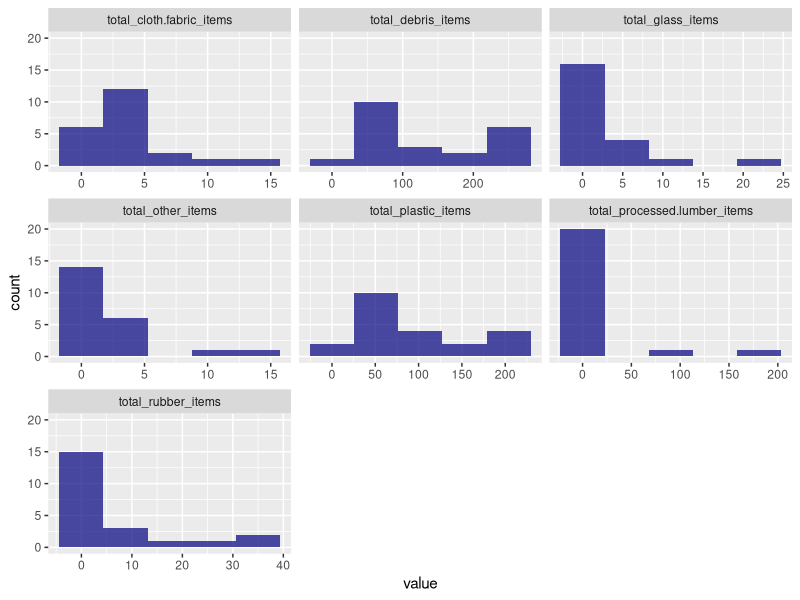
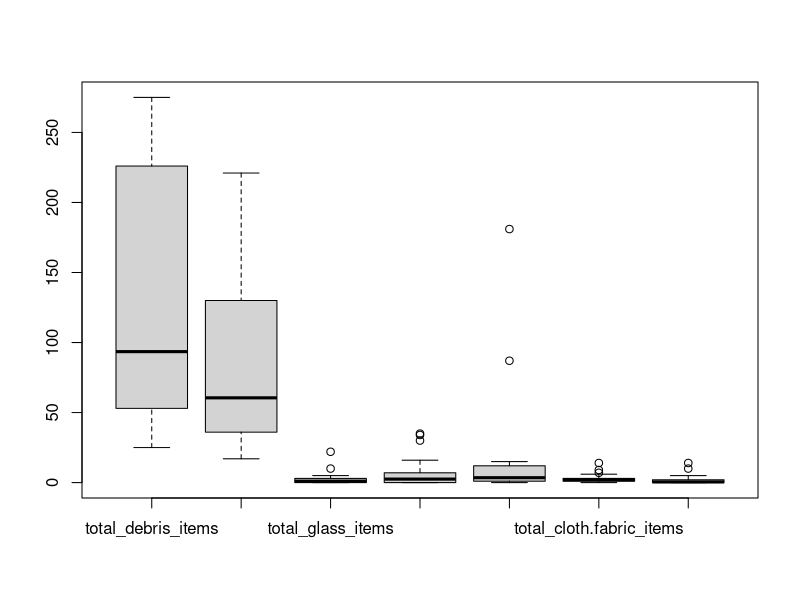
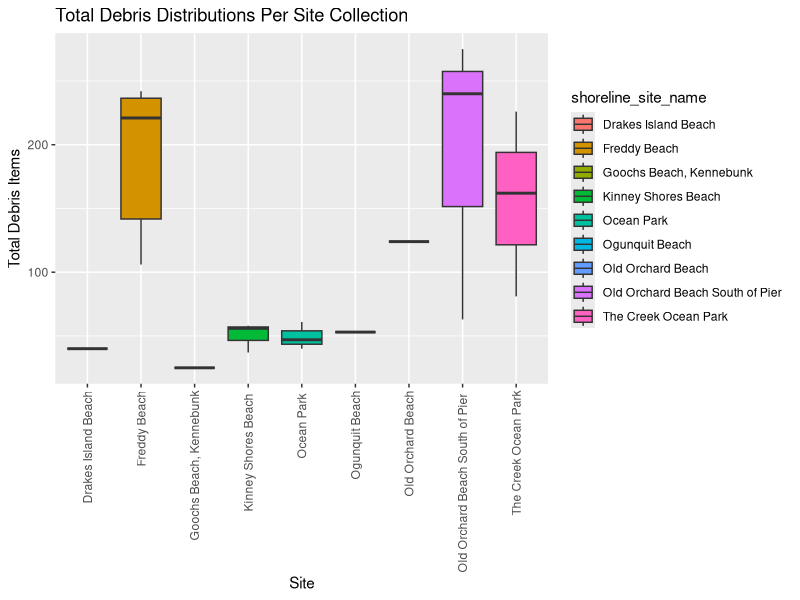
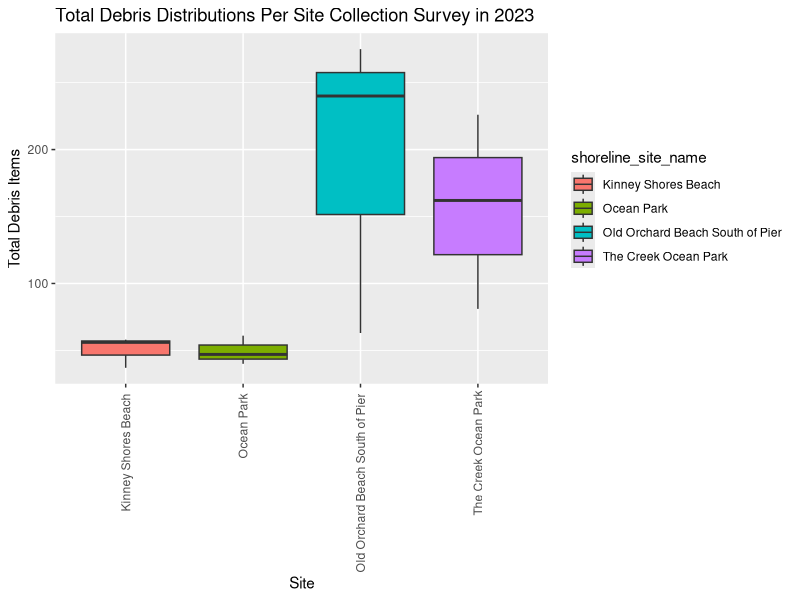
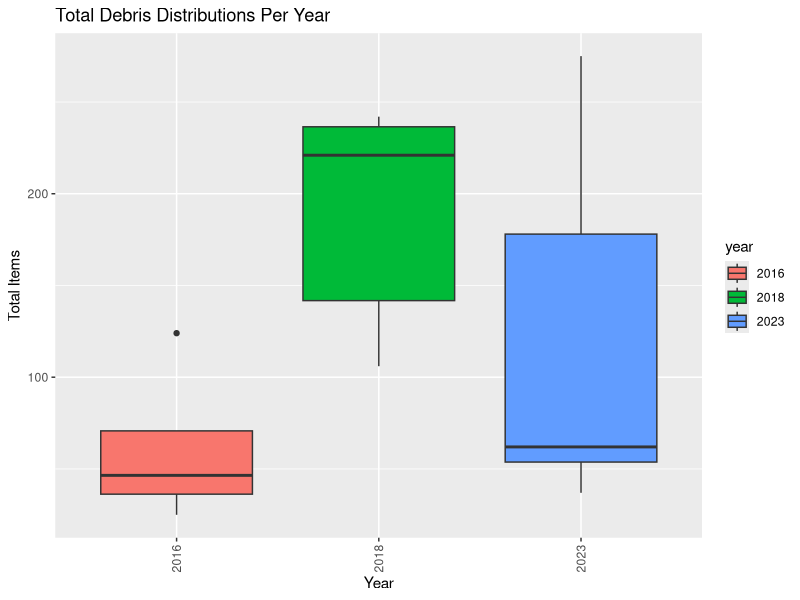
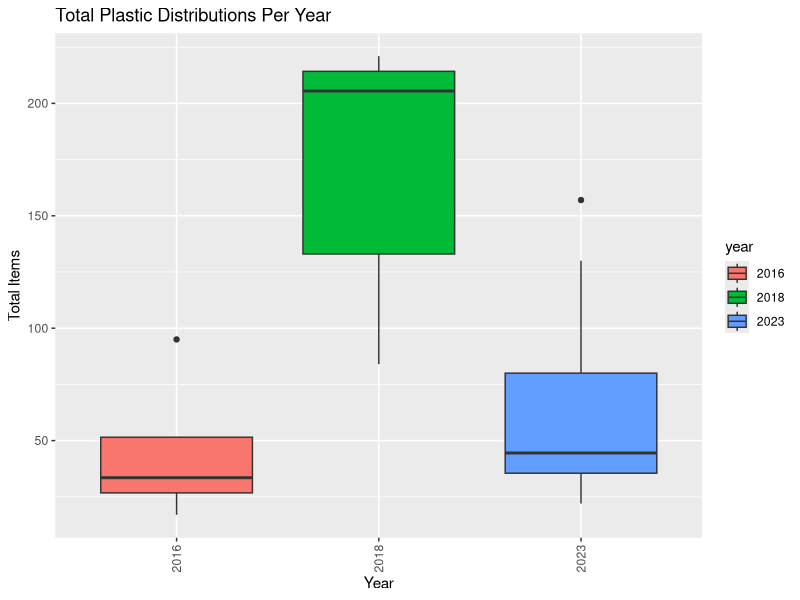
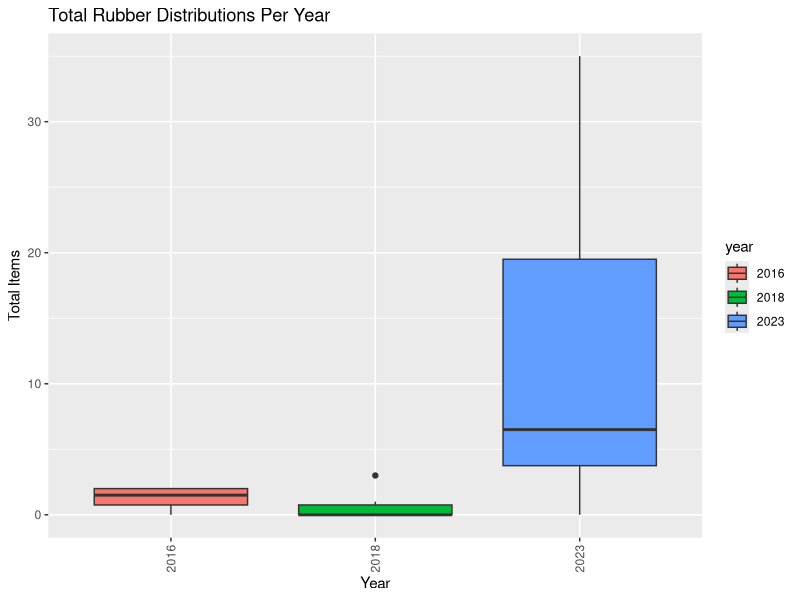
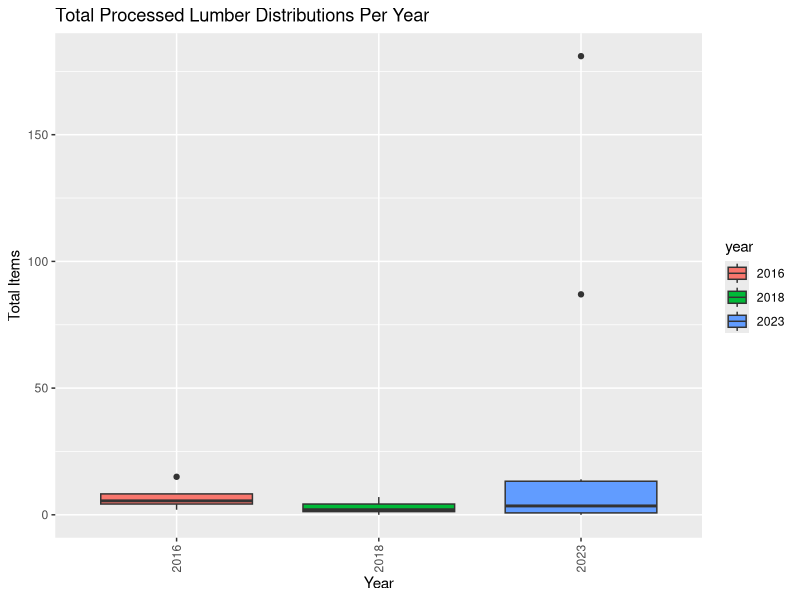

R code for these plots, in order:
## ---- chunk 1
debris_df = read.csv("data/debris_data.csv")

totals_cols <- c(
  "total_debris_items",
  "total_plastic_items",
  "total_glass_items",
  "total_rubber_items",
  "total_processed.lumber_items",
  "total_cloth.fabric_items",
  "total_other_items"
  
)

numeric_columns <- c(
  "total_debris_items",
  "total_plastic_items",
  "total_glass_items",
  "total_rubber_items",
  "total_processed.lumber_items",
  "total_cloth.fabric_items",
  "total_other_items",
  "plastic.fragments.film",
  "plastic.fragments.foamed",
  "plastic.fragments.hard", 
  "plastic.bags",
  "plastic.beverage.bottles",
  "plastic.bottle.or.container.caps", 
  "plastic.cups",
  "plastic.food.wrappers",
  "plastic.other.jugs.or.containers", 
  "plastic.straws",
  "plastic.utensils",
  "plastic.6.pack.rings", 
  "plastic.cigar.tips",
  "plastic.cigarettes",
  "plastic.disposable.cigarette.lighters", 
  "plastic.buoys.and.floats",
  "plastic.fishing.lures.and.line", 
  "plastic.rope.and.nets",
  "plastic.balloons",
  "plastic.personal.care.products", 
  "plastic.shotgun.shells.wads",
  "plastic.other", "metal.fragments", 
  "metal.aerosol.cans",
  "metal.aluminum.tin.cans",
  "metal.other", 
  "glass.fragments",
  "glass.beverage.bottles",
  "glass.jars",
  "glass.other",
  "rubber.fragments",
  "rubber.balloons",
  "rubber.flip.flops",
  "rubber.gloves", 
  "rubber.tires",
  "rubber.other",
  "processed.lumber.building.material",
  "processed.lumber.paper.and.cardboard", 
  "processed.lumber.bags",
  "processed.lumber.other",
  "cloth.fabric.fragments", 
  "cloth.fabric.clothing.and.shoes",
  "cloth.fabric.face.masks", 
  "cloth.fabric.gloves",
  "cloth.fabric.rope.and.nets",
  "cloth.fabric.towels.rags", 
  "cloth.fabric.other",
  "other.other",
  "plastic.other.fireworks", 
  "metal.other.construction.material",
  "rubber.other.lobster.claw.rubber.bands",
  "processed.lumber.paper.and.cardboard.fireworks", 
  "other.other.asphalt",
  "other.other.brick",
  "other.other.wax")

debris_df <- debris_df[, sapply(debris_df, class) != "logical"]
debris_df$year <- substr(debris_df$survey_date, 1, 4)

write.csv(debris_df, "cleaned_debris.csv")
## ---- chunk 2
#hist(debris_df[test_cols])
#install.packages("tidyverse")
#install.packages("GGally")

# For ALL DATA
library(tidyr)
library(ggplot2)
ggplot(gather(debris_df[totals_cols]), aes(value)) + 
    geom_histogram(bins = 5, fill="navyblue", alpha=.7) + 
    facet_wrap(~key, scales = 'free_x')

## ---- chunk 3

# FOR ALL DATA
boxplot(debris_df[totals_cols])

## ---- chunk 4
# boxplot of debris totals per site
ggplot(debris_df, aes(x=shoreline_site_name, y=total_debris_items, fill=shoreline_site_name)) + 
  geom_boxplot() +
  scale_x_discrete(guide = guide_axis(angle = 90)) +
  ggtitle("Total Debris Distributions Per Site Collection") +
  ylab("Total Debris Items") +
  xlab("Site")
## ---- chunk 5
# boxplot of debris totals per site
ggplot(subset(debris_df, year == "2023"), aes(x=shoreline_site_name, y=total_debris_items, fill=shoreline_site_name)) + 
  geom_boxplot() +
  scale_x_discrete(guide = guide_axis(angle = 90)) +
  ggtitle("Total Debris Distributions Per Site Collection Survey in 2023") +
  ylab("Total Debris Items") +
  xlab("Site")
## ---- chunk 6
# boxplot of debris totals per year


ggplot(debris_df, aes(x=year, y=total_debris_items, fill=year)) + 
  geom_boxplot() +
  scale_x_discrete(guide = guide_axis(angle = 90)) +
  ggtitle("Total Debris Distributions Per Year") +
  ylab("Total Items") +
  xlab("Year")

ggplot(debris_df, aes(x=year, y=total_plastic_items, fill=year)) + 
  geom_boxplot() +
  scale_x_discrete(guide = guide_axis(angle = 90)) +
  ggtitle("Total Plastic Distributions Per Year") +
  ylab("Total Items") +
  xlab("Year")

ggplot(debris_df, aes(x=year, y=total_rubber_items, fill=year)) + 
  geom_boxplot() +
  scale_x_discrete(guide = guide_axis(angle = 90)) +
  ggtitle("Total Rubber Distributions Per Year") +
  ylab("Total Items") +
  xlab("Year")


ggplot(debris_df, aes(x=year, y=total_processed.lumber_items, fill=year)) + 
  geom_boxplot() +
  scale_x_discrete(guide = guide_axis(angle = 90)) +
  ggtitle("Total Processed Lumber Distributions Per Year") +
  ylab("Total Items") +
  xlab("Year")
## ---- chunk 7
t.test(debris_df[debris_df$year == "2018"]$total_debris_items, debris_df[debris_df$year == "2023"]$total_debris_items)
## ---- chunk 8
# boxplot of debris totals per site vs freddy beach
library("dplyr")
freddy_vs_all_df <- debris_df
freddy_vs_all_df <- freddy_vs_all_df %>%
  mutate(beach = if_else(shoreline_site_name == "Freddy Beach", "Freddy Beach", "Other"))
ggplot(freddy_vs_all_df, aes(x=beach, y=total_debris_items, fill=beach)) + 
  geom_boxplot() +
  scale_x_discrete(guide = guide_axis(angle = 90)) +
  ggtitle("Total Debris Distribution at Freddy Beach vs All Other Sites") +
  ylab("Total Items") +
  xlab("Site")
## ---- chunk 9

# means of the two groups vs each other.
print(mean(freddy_vs_all_df[freddy_vs_all_df$beach == "Freddy Beach"]$total_debris_items))
not_freddy <- subset(freddy_vs_all_df, subset=beach != "Freddy Beach")
print(mean(not_freddy$total_debris_items))


# On Average, there is 11% more debris at Freddy Beach than all other sites.
(124 - 99)/(124 + 99)
## ---- chunk 10
# T test of Freddy beach total debris vs every other location.
# We have a p-value of 1e-6, and a confidence interval of 86 to 162 with the mean sitting at 124 debris pieces.

t.test(debris_df[debris_df$shoreline_site_name == "Freddy Beach"]$total_debris_items, debris_df[debris_df$shoreline_site_name != "Freddy Beach"]$total_debris_items)

## ---- chunk 11
anovatest <- aov(total_debris_items ~ year, data=debris_df)
summary(anovatest)

## ---- chunk 12
trimmed_data <- subset(debris_df, select=c(
  'total_plastic_items',
  'shoreline_site_id',
  'shoreline_site_name',
  'total_glass_items',
  'total_rubber_items',
  'total_processed.lumber_items',
  'total_cloth.fabric_items',
  'total_other_items'))

total_columns <- c('total_plastic_items',
                  'total_glass_items',
                  'total_rubber_items',
                  'total_processed.lumber_items',
                  'total_cloth.fabric_items',
                  'total_other_items')
sum_df <- trimmed_data %>% group_by(shoreline_site_name) %>% summarise_at(total_columns, sum)
sum_df <- sum_df[order(sum_df$total_plastic_items),]
sum_df$shoreline_site_name <- factor(sum_df$shoreline_site_name, levels=rev(c(
  'Freddy Beach', 'Old Orchard Beach South of Pier ', 'The Creek Ocean Park', 'Ocean Park ',
  'Kinney Shores Beach ', 'Old Orchard Beach', 'Ogunquit Beach', 'Drakes Island Beach', 'Goochs Beach, Kennebunk')))

sum_df |> pivot_longer(-shoreline_site_name) |> ggplot(aes(x=shoreline_site_name, y=value, fill=name)) +
  geom_bar(position="stack", stat="identity") + coord_flip() + 
  ggtitle("Total Debris Type Breakdown Per Site") +
  xlab("Site Locations") +
  ylab("Total Debris (#)")

